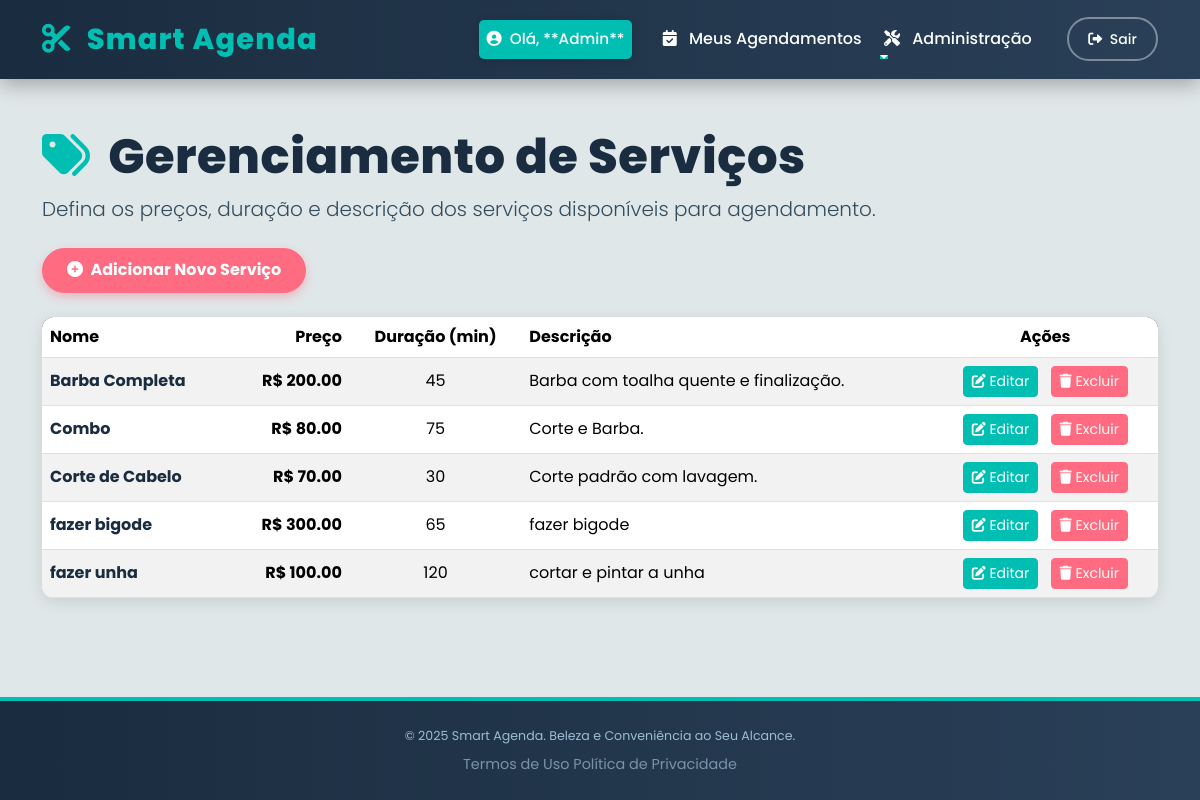
The page /services/list (signed in) on the database as committed earlier.
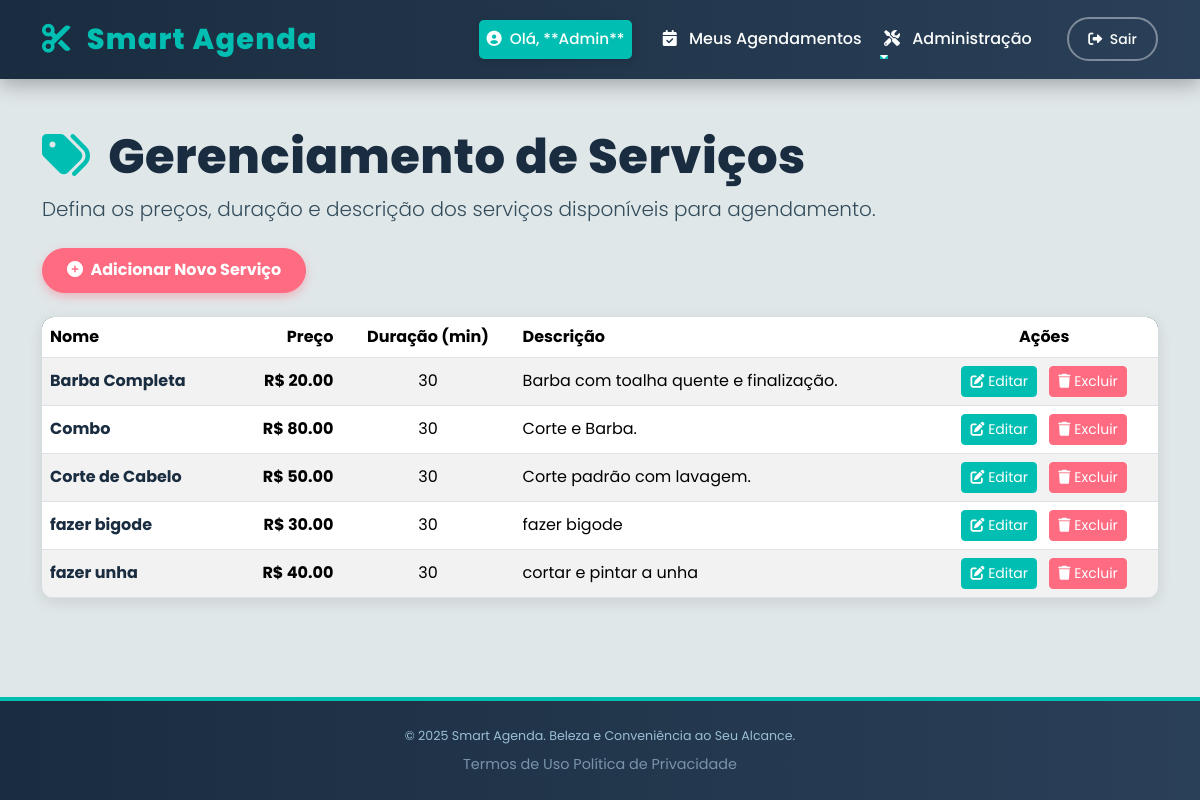
The same page on the database as committed later.
### app/models.py (models this page shows, shortened)
class Service(db.Model):
    id = db.Column(db.Integer, primary_key=True)
    nome = db.Column(db.String(100), nullable=False, unique=True)
    descricao = db.Column(db.String(255))
    preco = db.Column(db.Float, nullable=False)
    duracao_minutos = db.Column(db.Integer, nullable=False)
    is_active = db.Column(db.Boolean, default=True)

### app/services/routes.py (the view)
@bp.route('/list')
@login_required
@admin_required
def list_services():
    services = Service.query.order_by(Service.is_active.desc(), Service.nome.asc()).all()
    return render_template('services/list.html', title='Gerenciar Serviços', services=services)

### app/templates/services/list.html (shortened to what this page needs)
{% extends "base.html" %}
{% block content %}
<div class="services-header mt-4 mb-4">
    <h1 class="display-5"><i class="fas fa-tags me-2"></i> Gerenciamento de Serviços</h1>
    <p class="lead" style="color: var(--text-default);">Defina os preços, duração e descrição dos serviços disponíveis para agendamento.</p>
</div>
<div class="mb-4">
    <a href="{{ url_for('services.create_service') }}" class="btn btn-add-service">
        <i class="fas fa-plus-circle me-1"></i> Adicionar Novo Serviço
    </a>
</div>
<div class="table-responsive table-custom">
    <table class="table table-striped table-hover align-middle mb-0">
        <thead>
            <tr>
                <th>Nome</th>
                <th class="text-end">Preço</th>
                <th class="text-center">Duração (min)</th>
                <th>Descrição</th>
                <th class="text-center">Ações</th>
            </tr>
        </thead>
        <tbody>
            {% for service in services %}
            <tr>
                <td><strong style="color: var(--dark-navy);">{{ service.nome }}</strong></td>
                <td class="text-end service-price">R$ {{ "%.2f"|format(service.preco) }}</td>
                <td class="text-center">{{ service.duracao_minutos }}</td>
                <td>{{ service.descricao or '<span class="text-muted fst-italic">Sem descrição</span>' }}</td>
                <td class="text-center">
                    <a href="{{ url_for('services.edit_service', service_id=service.id) }}" class="btn btn-sm btn-edit-teal me-2">
                        <i class="fas fa-edit"></i> Editar
                    </a>
                    <form method="POST" action="{{ url_for('services.delete_service', service_id=service.id) }}" style="display:inline;">
                        <button type="submit" class="btn btn-sm btn-delete-pink"
                                onclick="return confirm('ATENÇÃO: Deseja realmente remover o serviço {{ service.nome }}? Esta ação é irreversível e pode exigir a remoção de agendamentos associados.');">
                            <i class="fas fa-trash"></i> Excluir
                        </button>
                    </form>
                </td>
            </tr>
            {% endfor %}
        </tbody>
    </table>
</div>
{% endblock %}

Rows that differ between the two databases and show on the page:
changed Service "Barba Completa": preco "200.00" → "20.00"; duracao_minutos "45" → "30"
changed Service "Combo": duracao_minutos "75" → "30"
changed Service "Corte de Cabelo": preco "70.00" → "50.00"
changed Service "fazer bigode": preco "300.00" → "30.00"; duracao_minutos "65" → "30"
changed Service "fazer unha": preco "100.00" → "40.00"; duracao_minutos "120" → "30"
